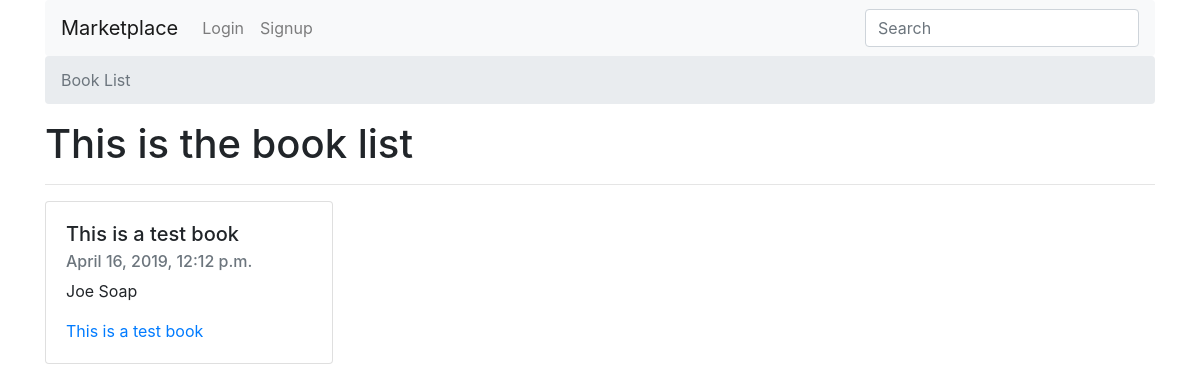
The page / on the database its author committed.
### books/models.py (models this page shows)
class Book(models.Model):
    authors = models.ManyToManyField(Author)
    title = models.CharField(max_length=100)
    publication_date = models.DateTimeField()
    isbn = models.CharField(max_length=16)
    slug = models.SlugField()
    cover = models.ImageField()
    price = models.FloatField()
    def __str__(self):
        return self.title
    def get_absolute_url(self):
        return reverse("books:book-detail", kwargs={
            'slug': self.slug
        })

class Author(models.Model):
    first_name = models.CharField(max_length=30)
    last_name = models.CharField(max_length=30)
    slug = models.SlugField()
    def __str__(self):
        return f"{self.first_name} {self.last_name}"

### books/views.py (the view)
# urls.py: path('', book_list, name='book-list'),
def book_list(request):
    queryset = Book.objects.all()
    context = {
        'queryset': queryset
    }
    return render(request, "book_list.html", context)

### templates/book_list.html (shortened to what this page needs)
{% extends "base.html" %}
{% block breadcrumb %}
<li class="breadcrumb-item active" aria-current="page">Book List</li>
{% endblock breadcrumb %}
{% block content %}
<h1>This is the book list</h1>
<hr />
{% for book in queryset %}
    <div class="card" style="width: 18rem;">
    <div class="card-body">
        <h5 class="card-title">{{ book.title }}</h5>
        <h6 class="card-subtitle mb-2 text-muted">{{ book.publication_date }}</h6>
        <p class="card-text">
            {% for author in book.authors.all %}
                <span>{{ author }}</span>
            {% endfor %}
        </p>
        <a href="{{ book.get_absolute_url }}" class="card-link">{{ book }}</a>
    </div>
    </div>
{% endfor %}
{% endblock content %}

### rows shown on the page
Book: title "This is a test book", publication_date "April 16, 2019, 12:12 p.m."
Author: first_name+last_name "Joe Soap"
